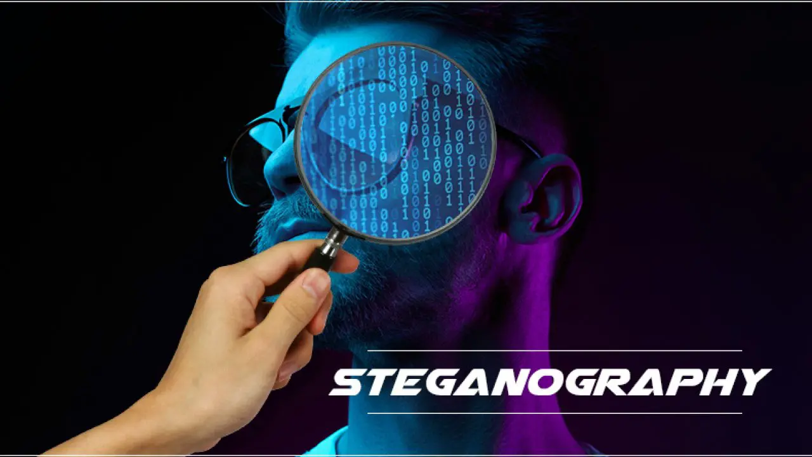
#> input picture ml-services/stego.png, 812 x 457 px; its folder holds only this picture in this run
$ python generate_steg_detector.py --input . --output out
#> lines starting #> are read from the running program, lines starting #| are printed output that depends on the picture; after the words box and inside, x2 and y2 are one past the last pixel; in counts of white or black regions, pixels touching at a corner belong together
import os
import random
import argparse
import numpy as np
from PIL import Image
from pathlib import Path
import cv2
import textwrap
import logging
from tqdm import tqdm
from concurrent.futures import ProcessPoolExecutor, as_completed

# Configure logging
logging.basicConfig(level=logging.INFO,
                    format='%(asctime)s - %(name)s - %(levelname)s - %(message)s')
logger = logging.getLogger(__name__)


def to_binary(data):
    """Convert data to binary format as a string of bits"""
    if isinstance(data, str):
        return ''.join([format(ord(i), '08b') for i in data])
    elif isinstance(data, bytes) or isinstance(data, bytearray):
        return ''.join([format(i, '08b') for i in data])
    elif isinstance(data, int) or isinstance(data, np.uint8):
        return format(data, '08b')
    else:
        raise TypeError("Type not supported.")


def encode_lsb(image, secret_data, delimiter='#####'):

    secret_data += delimiter

    binary_secret_data = to_binary(secret_data)

    data_len = len(binary_secret_data)

    height, width, channels = image.shape

    if height * width * channels < data_len:
        raise ValueError("Image too small to hold this data")

    encoded_image = np.copy(image)

    data_index = 0

    for row in range(height):
        for col in range(width):
            for channel in range(channels):
                if data_index < data_len:
                    pixel = encoded_image[row, col, channel]

                    binary_pixel = to_binary(pixel)

                    new_binary = binary_pixel[:-1] + binary_secret_data[data_index]

                    encoded_image[row, col, channel] = int(new_binary, 2)

                    data_index += 1
                else:
                    break

    return encoded_image

def generate_random_text(min_length=100, max_length=500):
    """Generate random text for hiding in images"""
    words = ["the", "be", "to", "of", "and", "a", "in", "that", "have", "I", "it", "for",
             "not", "on", "with", "he", "as", "you", "do", "at", "this", "but", "his", "by",
             "from", "they", "we", "say", "her", "she", "or", "an", "will", "my", "one", "all",
             "would", "there", "their", "what", "so", "up", "out", "if", "about", "who", "get",
             "which", "go", "me", "when", "make", "can", "like", "time", "no", "just", "him",
             "know", "take", "people", "into", "year", "your", "good", "some", "could", "them",
             "see", "other", "than", "then", "now", "look", "only", "come", "its", "over", "think",
             "also", "back", "after", "use", "two", "how", "our", "work", "first", "well", "way",
             "even", "new", "want", "because", "any", "these", "give", "day", "most", "us"]

    length = random.randint(min_length, max_length)
    text = " ".join(random.choice(words) for _ in range(length))
    return text


def dct_encode(image, secret_data, alpha=0.1):

    if len(image.shape) == 3:
        gray = cv2.cvtColor(image, cv2.COLOR_RGB2GRAY)
    else:
        gray = image.copy()

    h, w = gray.shape
    h = h - (h % 8)
    w = w - (w % 8)
    gray = gray[:h, :w]

    binary_data = to_binary(secret_data)
    data_len = len(binary_data)

    max_capacity = (h // 8) * (w // 8)
    if data_len > max_capacity:
        raise ValueError(f"Data too large for this image. Max capacity: {max_capacity} bits")

    data_index = 0
    modified_image = gray.copy().astype(np.float32)

    for i in range(0, h, 8):
        for j in range(0, w, 8):
            if data_index < data_len:
                block = modified_image[i:i+8, j:j+8]

                dct_block = cv2.dct(block)

                bit = int(binary_data[data_index])

                if bit == 0:
                    if int(dct_block[2, 1]) % 2 == 1:
                        dct_block[2, 1] -= alpha
                else:
                    if int(dct_block[2, 1]) % 2 == 0:
                        dct_block[2, 1] += alpha

                modified_block = cv2.idct(dct_block)

                modified_image[i:i+8, j:j+8] = modified_block

                data_index += 1

    modified_image = np.clip(modified_image, 0, 255).astype(np.uint8)

    return modified_image


def process_image(args):
    image_path, output_dir, delimiter = args

    try:
        # Load image
        img = Image.open(image_path).convert('RGB')
        img_array = np.array(img)

        basename = os.path.splitext(os.path.basename(image_path))[0]

        secret_data = generate_random_text(200, 800)
        lsb_img = encode_lsb(img_array, secret_data, delimiter)
        lsb_output = os.path.join(output_dir, 'lsb', f"{basename}_lsb.png")
        Image.fromarray(lsb_img).save(lsb_output)

        gray_img = cv2.cvtColor(img_array, cv2.COLOR_RGB2GRAY)
        secret_data = generate_random_text(50, 200)
        dct_img = dct_encode(gray_img, secret_data)

        dct_rgb = cv2.cvtColor(dct_img, cv2.COLOR_GRAY2RGB)
        dct_output = os.path.join(output_dir, 'dct', f"{basename}_dct.png")
        Image.fromarray(dct_rgb).save(dct_output)

        clean_output = os.path.join(output_dir, 'clean', f"{basename}_clean.png")
        img.save(clean_output)

        return image_path, True

    except Exception as e:
        logger.error(f"Error processing {image_path}: {str(e)}")
        return image_path, False


def generate_dataset(input_dir, output_dir, num_workers=4, delimiter='#####'):

#> called with input_dir = '.', output_dir = 'out', num_workers = 4, delimiter = '#####'
    for subdir in ['clean', 'lsb', 'dct']:
        os.makedirs(os.path.join(output_dir, subdir), exist_ok=True)

    image_files = []
    for ext in ['*.jpg', '*.jpeg', '*.png']:
        image_files.extend(list(Path(input_dir).glob(ext)))

    if not image_files:
        logger.error(f"No images found in {input_dir}")
        return

    logger.info(f"Found {len(image_files)} images in {input_dir}")

    args_list = [(str(img_path), output_dir, delimiter) for img_path in image_files]

    successful = 0
    failed = 0

    with ProcessPoolExecutor(max_workers=num_workers) as executor:
        futures = [executor.submit(process_image, args) for args in args_list]
#> in process_image, img is the input picture: PIL image 812x457 RGB; mean R, G, B 33.2, 35.2, 49.2
#> after the loop in encode_lsb, `for row in range(height):`: encoded_image: shape (457, 812, 3); 1.65% of pixels changed, all inside (x1, y1, x2, y2) = (0, 0, 812, 9)
#> after the loop in encode_lsb, `for row in range(height):`: data_index = 20976
#> in process_image, `gray_img = cv2.cvtColor(img_array, cv2.COLOR_RGB2GRAY)`:
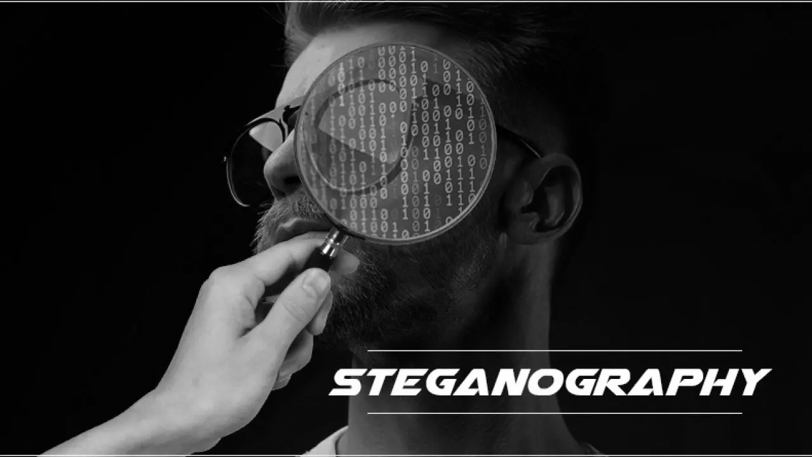
#> gray_img: shape (457, 812); min 0, max 255, mean 36.3
#> in dct_encode, `gray = gray[:h, :w]`:
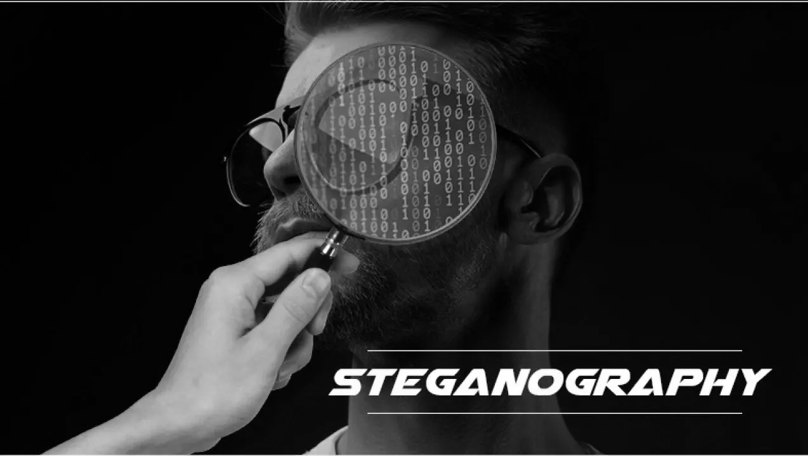
#> gray: shape (456, 808); min 0, max 255, mean 36.3
#> after the loop in dct_encode, `for i in range(0, h, 8):`: data_index = 5368

        for future in tqdm(as_completed(futures), total=len(futures), desc="Generating dataset"):
            img_path, success = future.result()
            if success:
                successful += 1
            else:
                failed += 1

    logger.info(f"Processing complete: {successful} successful, {failed} failed")
    logger.info(f"Dataset generated at {output_dir}")

if __name__ == "__main__":
    parser = argparse.ArgumentParser(description="Generate steganography dataset")
    parser.add_argument("--input", required=True, help="Directory with input images")
    parser.add_argument("--output", required=True, help="Directory to save generated dataset")
    parser.add_argument("--workers", type=int, default=4, help="Number of parallel workers")
    parser.add_argument("--delimiter", default="#####", help="Delimiter for LSB steganography")

    args = parser.parse_args()

    generate_dataset(args.input, args.output, args.workers, args.delimiter)
